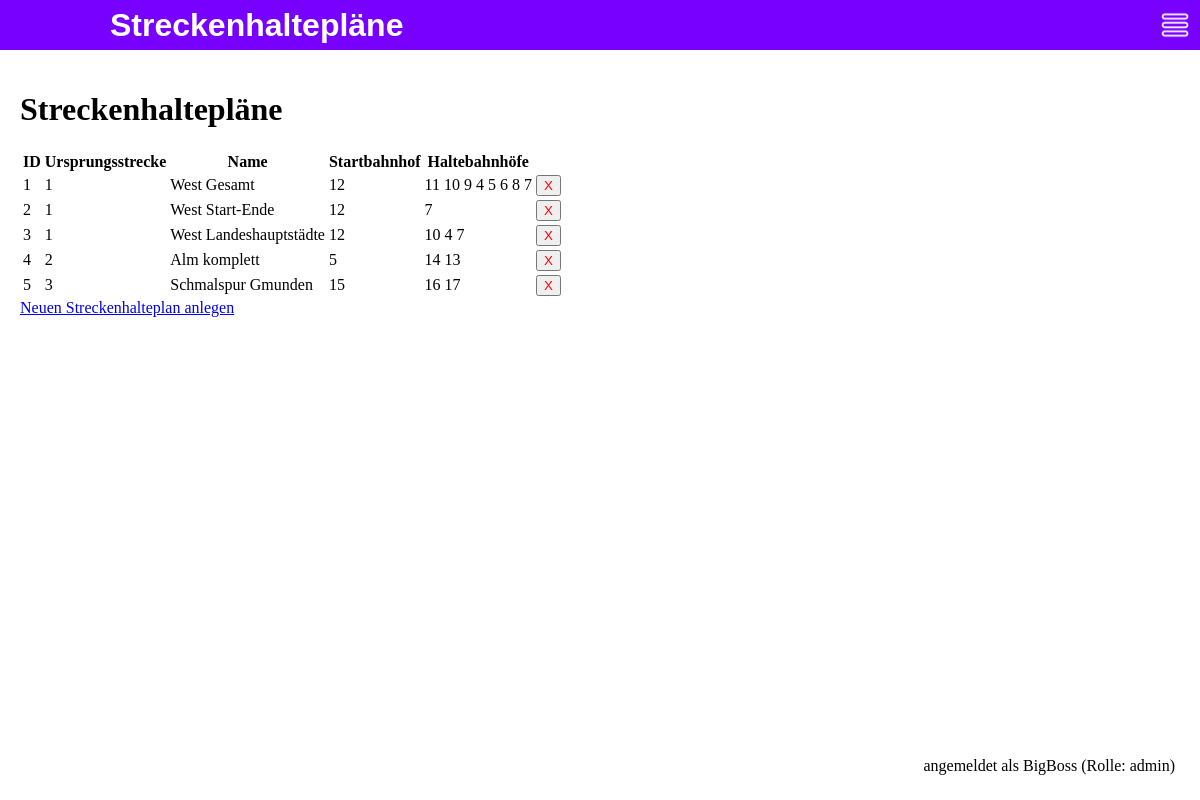
/streckenhalteplaene (signed in), run on an earlier commit of the app's database.
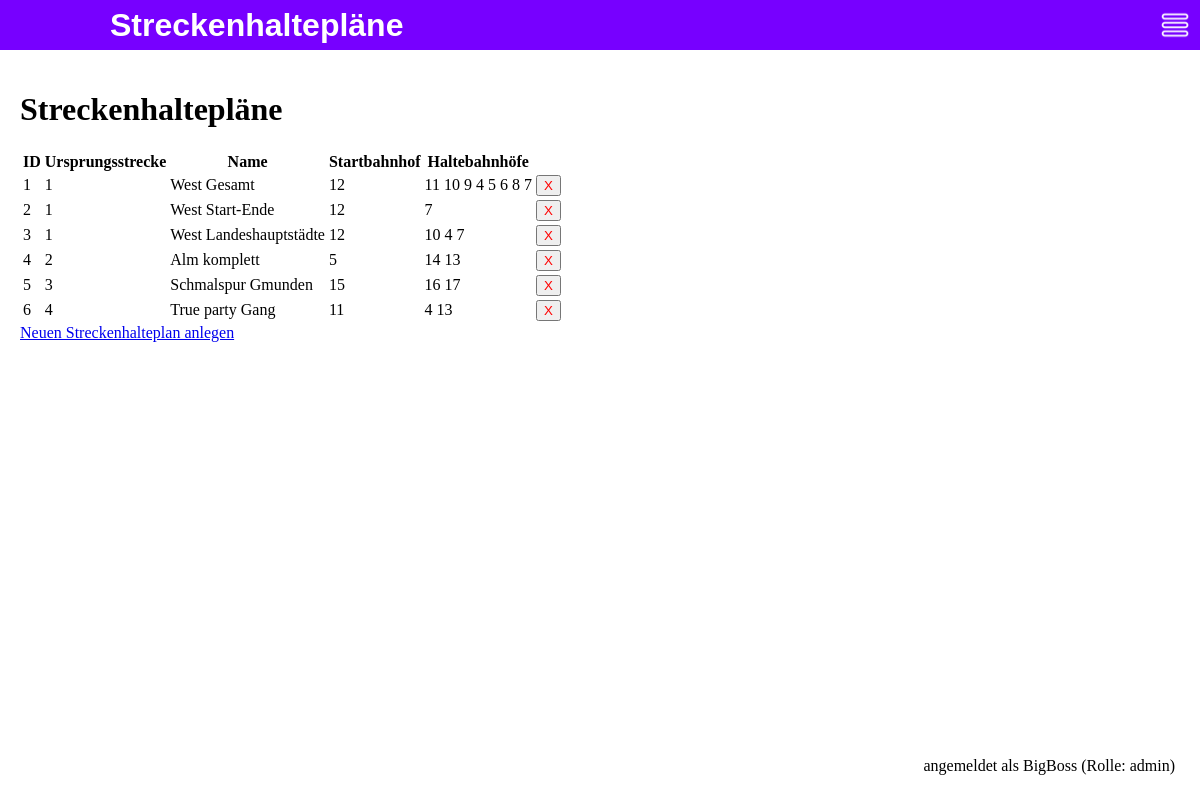
And on a later commit of the database.
### app/models.py (models this page shows, shortened)
class Streckenhalteplan(db.Model):
    id = db.Column(db.Integer, primary_key=True)
    name = db.Column(db.String(64))
    start_station_id = db.Column(db.Integer)
    end_station_id = db.Column(db.Integer)
    original_line_id = db.Column(db.Integer)
    sections = db.relationship('Section', backref='streckenhalteplan')
    travel_duration = db.Column(db.Float)

### app/routes.py (the view)
@main.route('/streckenhalteplaene')
@login_required
def streckenhalteplaene():
    alle_streckenhalteplaene = Streckenhalteplan.query.all()
    return render_template('streckenhalteplaene.html', page_name='Streckenhaltepläne', user=current_user, streckenhalteplaene=alle_streckenhalteplaene)

### run.py (called while the page is built)
@login_manager.user_loader
def load_user(user_id):
    return User.query.get(int(user_id))

### templates/streckenhalteplaene.html (shortened to what this page needs)
{% extends "base.html" %}
{% block content %}
<head>
</head>
<body>
    <h1>Streckenhaltepläne</h1>
    <table>
        <tr>
            <th>ID</th>
            <th>Ursprungsstrecke</th>
            <th>Name</th>
            <th>Startbahnhof</th>
            <th>Haltebahnhöfe</th>
        </tr>
        {% for plan in streckenhalteplaene %}
        <tr>
            <td>{{ plan.id }}</td>
            <td>{{ plan.original_line_id }}</td>
            <td>{{ plan.name }}</td>
            <td>{{ plan.start_station_id }}</td>
            <td>{{ plan.sections | map(attribute='endStation') | join(' ') }}</td>
            <td>
                <form action="{{ url_for('main.loesche_streckenhalteplan', id=plan.id) }}" method="POST">
                    <button type="submit" style="color: red;">X</button>
                </form>
            </td>
        </tr>
        {% endfor %}
    </table>
    <a href="/streckenhalteplan/">Neuen Streckenhalteplan anlegen</a>
</body>
{% endblock %}

What changed in the data, as far as the page shows it:
added Streckenhalteplan: id "6", original_line_id "4", name "True party Gang", start_station_id "11", sections|map "4 13"
